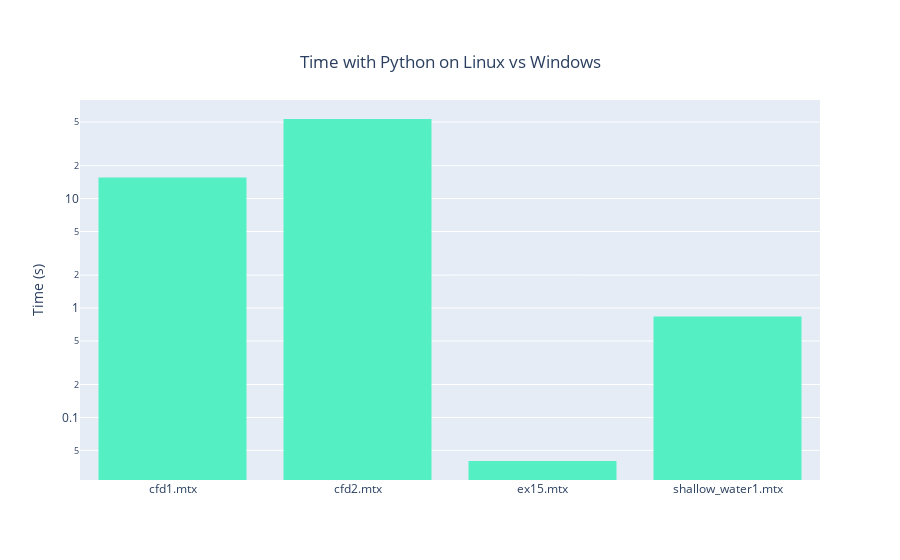

The cell this chart's notebook holds for it:
### Code cell
#Tempo tra windows e linux

#y_py_linux = python_linux_data.Tempo
y_py_win = python_win_data.Tempo

fig = go.Figure()
#fig.add_trace(go.Histogram(histfunc="sum", y=y_py_linux, x=x_py_linux, name="Python Linux", marker_color=color_py_linux))
fig.add_trace(go.Histogram(histfunc="sum",y=y_py_win, x=x_py_win, name="Python Windows", marker_color=color_py_windows))

fig.update_yaxes(type="log")
fig.update_yaxes(title_text='Time (s)')
fig.update_layout(
    title={
        'text': "Time with Python on Linux vs Windows",
        'y':0.9,
        'x':0.5,
        'xanchor': 'center',
        'yanchor': 'top'})

fig.show()

### Figure 1 — Plotly figure (JSON) as saved in the notebook; plotly's stock layout.template omitted (floating-point values rounded to 4 significant figures)
{"data": [{"histfunc": "sum", "marker": {"color": "#55efc4"}, "name": "Python Windows", "type": "histogram", "x": ["cfd1.mtx", "cfd2.mtx", "ex15.mtx", "shallow_water1.mtx"], "y": [15.57, 53.31, 0.04001, 0.8357]}], "layout": {"title": {"text": "Time with Python on Linux vs Windows", "x": 0.5, "xanchor": "center", "y": 0.9, "yanchor": "top"}, "yaxis": {"title": {"text": "Time (s)"}, "type": "log"}}}
